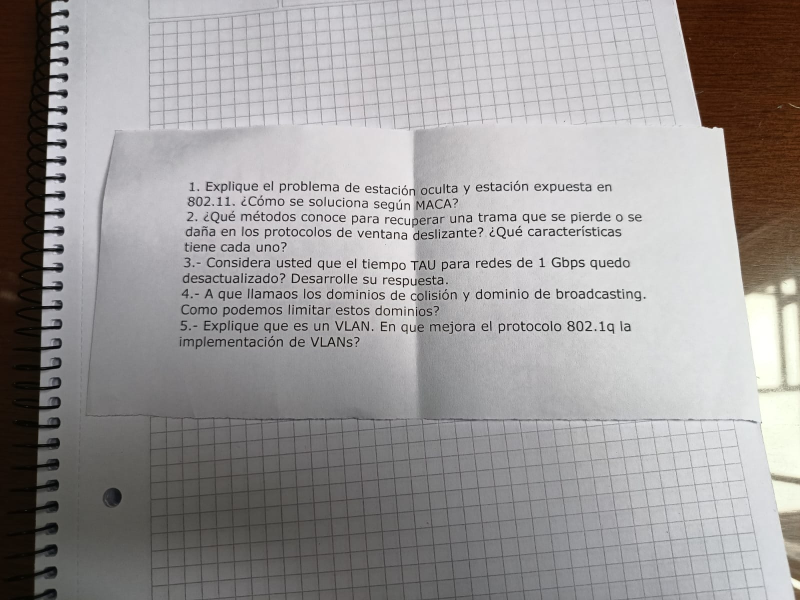
#> input picture images/texto.jpeg, 1600 x 1200 px, found by its file name (shown at 1/2 size)
$ python ocr.py
#> lines starting #> are read from the running program, lines starting #| are printed output that depends on the picture; after the words box and inside, x2 and y2 are one past the last pixel; in counts of white or black regions, pixels touching at a corner belong together
import cv2
import pytesseract
from matplotlib import pyplot as plt

# Load image from webcam
image = cv2.imread("images/texto.jpeg",cv2.IMREAD_COLOR)
#> image is the input picture: shape (1200, 1600, 3); mean B, G, R 151.9, 152.2, 155.3

# Convert to grayscale
gray = cv2.cvtColor(image, cv2.COLOR_BGR2GRAY)
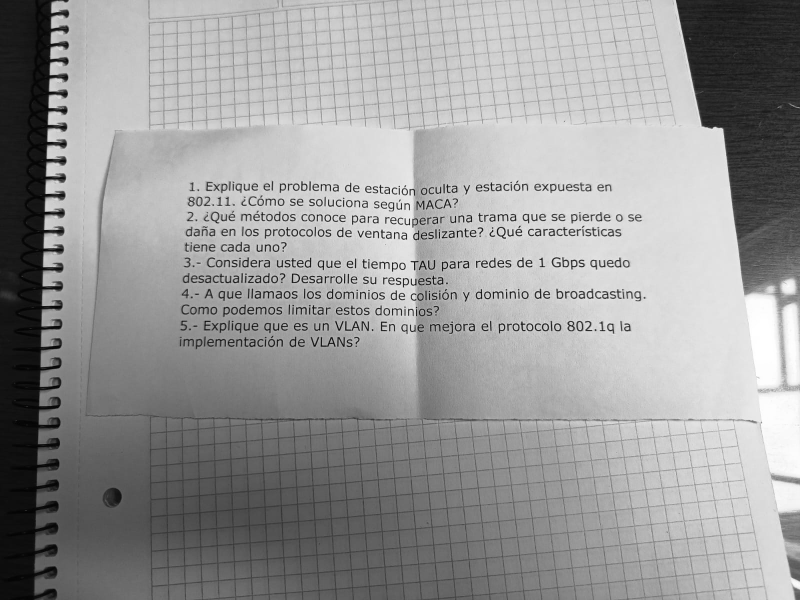
#> gray: shape (1200, 1600) (shown at 1/2 size); min 0, max 255, mean 153.1

# Apply Gaussian blur
gray = cv2.GaussianBlur(gray, (5, 5), 0)

# Thresholding
_, binary = cv2.threshold(gray, 0, 255, cv2.THRESH_BINARY + cv2.THRESH_OTSU)
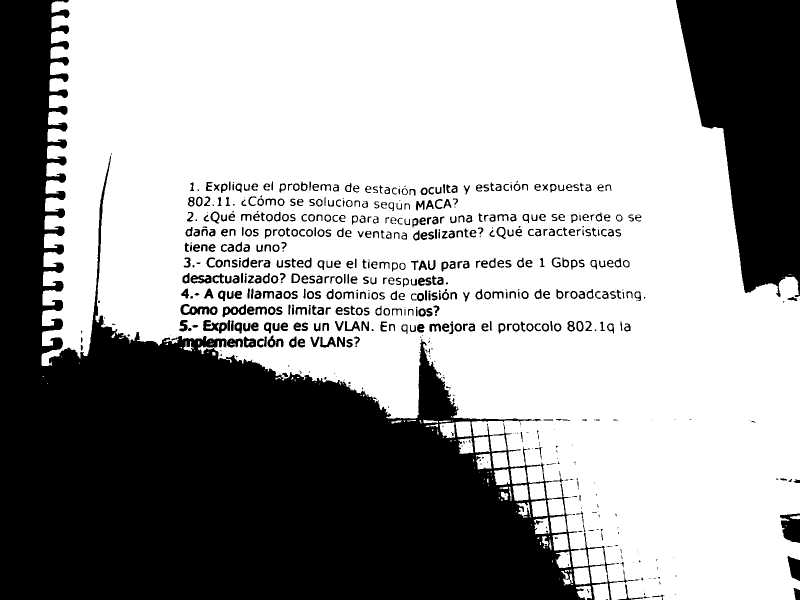
#> binary: shape (1200, 1600) (shown at 1/2 size); 63.1% white; 648 black regions (181 under 20 px), largest, box (x1, y1, x2, y2) and area: (0, 0, 1268, 1200) 557852, (1352, 0, 1600, 594) 98942, (1560, 1027, 1600, 1086) 1722

# Dilation and erosion
kernel = cv2.getStructuringElement(cv2.MORPH_RECT, (1, 1))
binary = cv2.dilate(binary, kernel, iterations=1)
binary = cv2.erode(binary, kernel, iterations=1)

# Deskewing
coords = cv2.findNonZero(binary)
#> coords = contour of 1210758 points, box (x1, y1, x2, y2) (83, 0, 1600, 1200), area 130723
angle = cv2.minAreaRect(coords)[-1]
#> angle = -90
if angle < -45:
    angle = -(90 + angle)
#> angle = 0
else:
    angle = -angle
(h, w) = binary.shape[:2]
#> h = 1200; w = 1600
center = (w // 2, h // 2)
#> center = (800, 600)
M = cv2.getRotationMatrix2D(center, angle, 1.0)
#> M = [[1, 0, 0], [0, 1, 0]]
rotated = cv2.warpAffine(binary, M, (w, h), flags=cv2.INTER_CUBIC, borderMode=cv2.BORDER_REPLICATE)

# Resizing
resized = cv2.resize(rotated, None, fx=2, fy=2, interpolation=cv2.INTER_CUBIC)
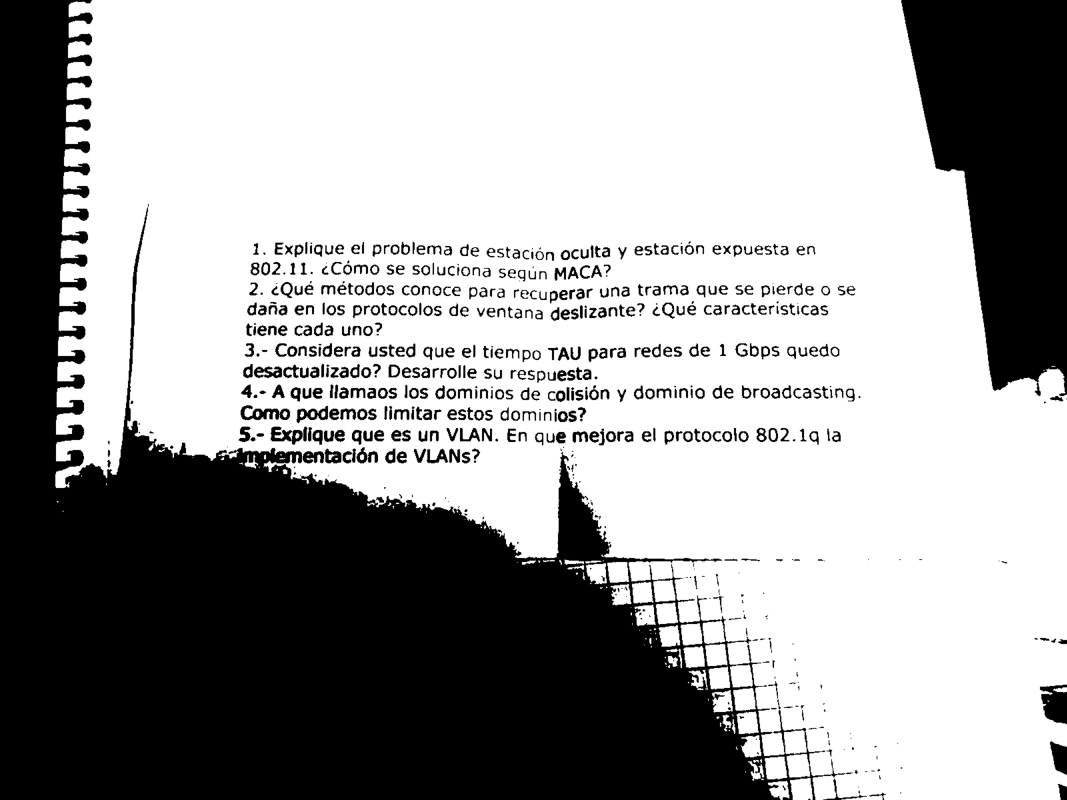
#> resized: shape (2400, 3200) (shown at 1/3 size); min 0, max 255, mean 160.8

# Use OCR to extract text
tessdata_dir_config = r'--tessdata-dir "/usr/share/tessdata/"'
#> (the run stopped early here; a loop or call above may not have finished)

$ run again, with images/casa.png saved as images/texto.jpeg
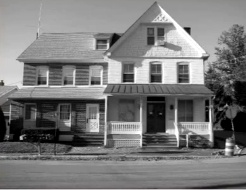
#> input picture images/casa.png, 246 x 190 px, found by its file name
#> image is the input picture: shape (190, 246, 3); mean B, G, R 121.5, 121.5, 121.6
#> `_, binary = cv2.threshold(gray, 0, 255, cv2.THRESH_BINARY + cv2.THRESH..`:
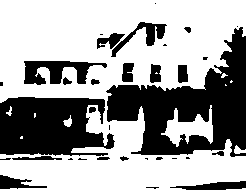
#> binary: shape (190, 246); 63.3% white; 33 black regions (15 under 20 px), largest, box (x1, y1, x2, y2) and area: (106, 27, 246, 157) 8283, (0, 97, 115, 156) 5298, (24, 61, 107, 85) 1077
#> coords = contour of 29583 points, box (x1, y1, x2, y2) (0, 0, 246, 190), area 620
#> `angle = cv2.minAreaRect(coords)[-1]`: angle = -90
#> `angle = -(90 + angle)`: angle = 0
#> M = [[1, 0, 0], [0, 1, 0]]
#> `resized = cv2.resize(rotated, None, fx=2, fy=2, interpolation=cv2.INTE..`:
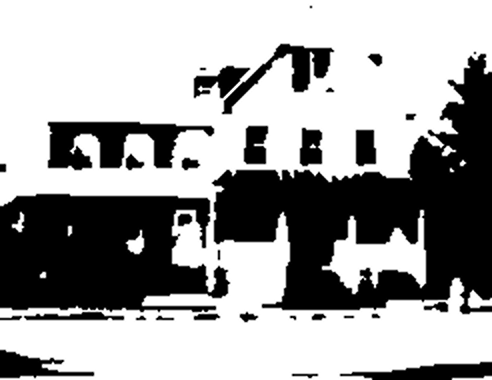
#> resized: shape (380, 492); min 0, max 255, mean 161.4
